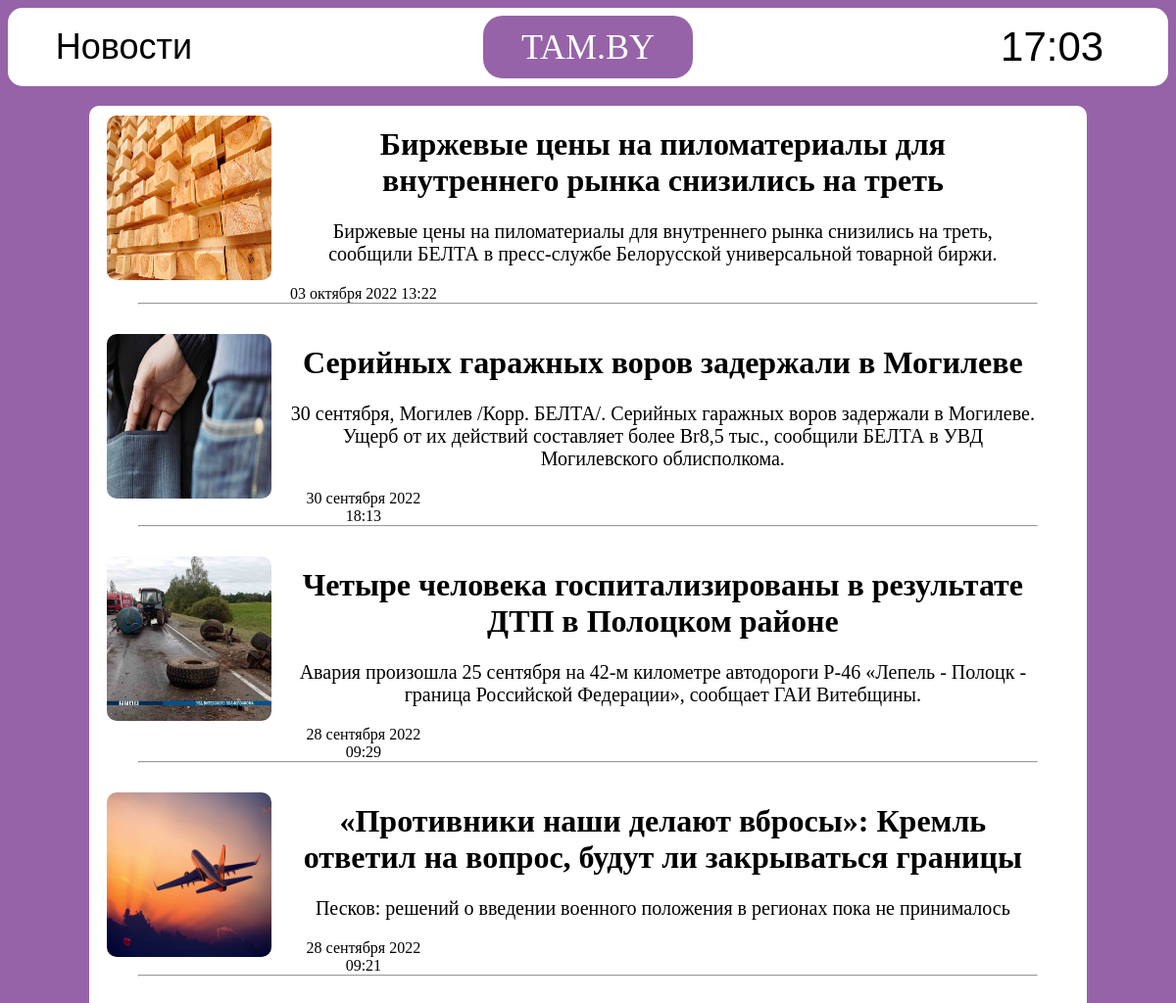
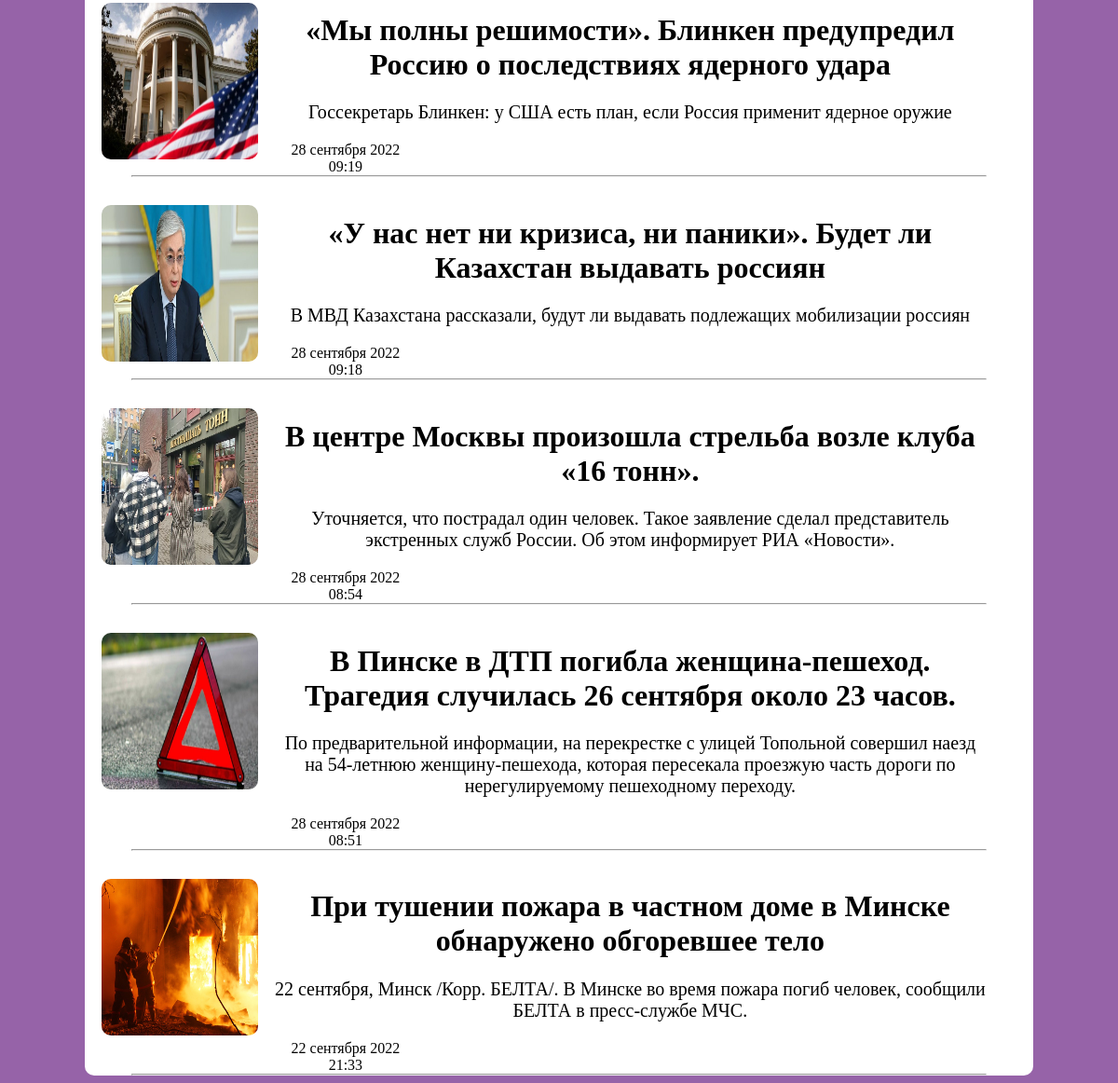
Page /news/ on the committed database (2 pictures, top to bottom).
### books/models.py (models this page shows, shortened)
class News(models.Model):
    title = models.CharField(max_length=150)
    most_important = models.TextField(max_length=255)
    content = models.TextField(blank=False)
    time_create = models.DateTimeField(auto_now_add=True)
    time_update = models.DateTimeField(auto_now=True)
    is_published = models.BooleanField(default=True)
    photo = models.ImageField(upload_to='photos/%Y/%m/%d')
    cat = models.ForeignKey('Category', on_delete=models.PROTECT, null=True)
    slug = models.SlugField(null=True, unique=True, max_length=70)
    def get_absolute_url(self):
        return '/news/' + str(self.slug)
    class Meta:
        ordering = ['-time_create', 'title']

### books/views.py (the view)
# urls.py: path('news/', views.news),
def news(requests):
    Newss = News.objects.all()
    cats = Category.objects.all()
    time = datetime.now()
    return render(requests, 'books/news.html', {'news': Newss, 'time_now': time, 'cats':cats})

### books/Templates/books/news.html (shortened to what this page needs)
<!DOCTYPE html>
<html lang="en">
<head>
    <link rel="stylesheet" type="text/css" href="/static/books/css/news.css">
</head>
<body bgcolor="#9663a8">
<div class="info">
    <div class="leftinfo">
        {% block content_name %}
        Новости
        {% endblock %}
    </div>
    <div class="center">
        <div class="logo">
            <a href="http://127.0.0.1:8000/" style="color:white;">TAM.BY</a>
        </div>
    </div>
    <div class="time">
        {{time_now|date:'H:i'}}
    </div>
</div>
{% block type_news %}
<div class="allnews">
    {% for p in news %}
    {% if p.cat_id > 0 %}
    <a href="{{p.get_absolute_url}}">
        <div class="allnewss">
            <div style="width:20%; float:left; height:80%; margin-top:10px;">
                <img src="{{p.photo.url}}" class="d-block w-100" style="border-radius: 10px; height:21vh; width:14vw;">
            </div>
            <div style="width:75%; float:left;">
                <h1>{{p.title}}</h1>
                <p style="font-size:20px;">{{p.most_important}}</p>
                <div class="timenews">
                    {{p.time_create|date:"d E Y H:i"}}
                </div>
            </div>
        </div>
    </a>
    <hr>
    {% endif %}
    {% endfor %}
</div>
{% endblock %}
</body>
</html>

### books/static/books/css/news.css (style rules this page uses)
.allnews { width:86%; height: 100%; margin-left: auto; margin-right: auto; background-color: white; text-align: center; border-radius: 10px; }
.allnewss { width:100%; border-radius: 10px; margin-top:20px; position:relative; height:150px; }
.timenews { width:20%; float:left; }
hr { width:90%; margin:auto; }
a { text-decoration: none; color:black; }
.info { width:auto; height:10vh; background-color : white; border-radius: 15px; }
.time { width:20%; float:right; text-align:center; font-size:7vh; font-family: inherit; font-family: sans-serif; display:grid; place-items: center; height:100%; font-size:3.5vw; }
.leftinfo { width:20%; height:100%; float:left; text-align:center; font-size:6vh; font-family: inherit; display:grid; place-items: center; font-family: sans-serif; display:grid; place-items: center; font-size:3vw; }
.center { float:left; width:60%; height:100%; display:grid; place-items: center; }
.logo { background-color:#9663a8; width:30%; text-align:center; height:80%; margin:auto; border-radius:20px; display:grid; place-items: center; font-size:6vh; font-size:3vw; color:white; font-family: serif; display:grid; place-items: center; }

### rows in the picture
News: photo (picture), title "Биржевые цены на пиломатериалы для внутреннего рынка снизились на треть", most_important "Биржевые цены на пиломатериалы для внутреннего рынка снизились на треть, сообщили БЕЛТА в пресс-службе Белорусской универсальной товарной биржи.", time_create "03 октября 2022 13:22"
News: photo (picture), title "Серийных гаражных воров задержали в Могилеве", most_important "30 сентября, Могилев /Корр. БЕЛТА/. Серийных гаражных воров задержали в Могилеве. Ущерб от их действий составляет более Br8,5 тыс., сообщили БЕЛТА в УВД Могилевского облисполкома.", time_create "30 сентября 2022 18:13"
News: photo (picture), title "Четыре человека госпитализированы в результате ДТП в Полоцком районе", most_important "Авария произошла 25 сентября на 42-м километре автодороги Р-46 «Лепель - Полоцк - граница Российской Федерации», сообщает ГАИ Витебщины.", time_create "28 сентября 2022 09:29"
News: photo (picture), title "«Противники наши делают вбросы»: Кремль ответил на вопрос, будут ли закрываться границы", most_important "Песков: решений о введении военного положения в регионах пока не принималось", time_create "28 сентября 2022 09:21"
News: photo (picture), title "«Мы полны решимости». Блинкен предупредил Россию о последствиях ядерного удара", most_important "Госсекретарь Блинкен: у США есть план, если Россия применит ядерное оружие", time_create "28 сентября 2022 09:19"
News: photo (picture), title "«У нас нет ни кризиса, ни паники». Будет ли Казахстан выдавать россиян", most_important "В МВД Казахстана рассказали, будут ли выдавать подлежащих мобилизации россиян", time_create "28 сентября 2022 09:18"
News: photo (picture), title "В центре Москвы произошла стрельба возле клуба «16 тонн».", most_important "Уточняется, что пострадал один человек. Такое заявление сделал представитель экстренных служб России. Об этом информирует РИА «Новости».", time_create "28 сентября 2022 08:54"
News: photo (picture), title "В Пинске в ДТП погибла женщина-пешеход. Трагедия случилась 26 сентября около 23 часов.", most_important "По предварительной информации, на перекрестке с улицей Топольной совершил наезд на 54-летнюю женщину-пешехода, которая пересекала проезжую часть дороги по нерегулируемому пешеходному переходу.", time_create "28 сентября 2022 08:51"
News: photo (picture), title "При тушении пожара в частном доме в Минске обнаружено обгоревшее тело", most_important "22 сентября, Минск /Корр. БЕЛТА/. В Минске во время пожара погиб человек, сообщили БЕЛТА в пресс-службе МЧС.", time_create "22 сентября 2022 21:33"
